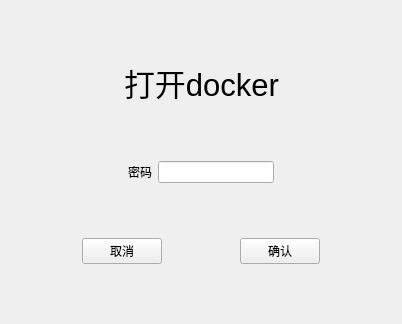
<?xml version="1.0" encoding="UTF-8"?>
<ui version="4.0">
 <class>System</class>
 <widget class="QWidget" name="System">
  <property name="geometry">
   <rect>
    <x>0</x>
    <y>0</y>
    <width>402</width>
    <height>324</height>
   </rect>
  </property>
  <property name="windowTitle">
   <string>Form</string>
  </property>
  <layout class="QVBoxLayout" name="verticalLayout_2">
   <item>
    <layout class="QVBoxLayout" name="verticalLayout">
     <item>
      <spacer name="verticalSpacer_2">
       <property name="orientation">
        <enum>Qt::Vertical</enum>
       </property>
       <property name="sizeHint" stdset="0">
        <size>
         <width>20</width>
         <height>28</height>
        </size>
       </property>
      </spacer>
     </item>
     <item>
      <layout class="QHBoxLayout" name="horizontalLayout_3">
       <item>
        <spacer name="horizontalSpacer_6">
         <property name="orientation">
          <enum>Qt::Horizontal</enum>
         </property>
         <property name="sizeHint" stdset="0">
          <size>
           <width>40</width>
           <height>20</height>
          </size>
         </property>
        </spacer>
       </item>
       <item>
        <widget class="QLabel" name="label">
         <property name="font">
          <font>
           <pointsize>23</pointsize>
          </font>
         </property>
         <property name="text">
          <string>打开docker</string>
         </property>
        </widget>
       </item>
       <item>
        <spacer name="horizontalSpacer_7">
         <property name="orientation">
          <enum>Qt::Horizontal</enum>
         </property>
         <property name="sizeHint" stdset="0">
          <size>
           <width>40</width>
           <height>20</height>
          </size>
         </property>
        </spacer>
       </item>
      </layout>
     </item>
     <item>
      <spacer name="verticalSpacer">
       <property name="orientation">
        <enum>Qt::Vertical</enum>
       </property>
       <property name="sizeHint" stdset="0">
        <size>
         <width>20</width>
         <height>40</height>
        </size>
       </property>
      </spacer>
     </item>
     <item>
      <layout class="QHBoxLayout" name="horizontalLayout">
       <item>
        <spacer name="horizontalSpacer">
         <property name="orientation">
          <enum>Qt::Horizontal</enum>
         </property>
         <property name="sizeHint" stdset="0">
          <size>
           <width>68</width>
           <height>20</height>
          </size>
         </property>
        </spacer>
       </item>
       <item>
        <widget class="QLabel" name="label_pass">
         <property name="text">
          <string>密码</string>
         </property>
        </widget>
       </item>
       <item>
        <widget class="QLineEdit" name="lineEdit"/>
       </item>
       <item>
        <spacer name="horizontalSpacer_2">
         <property name="orientation">
          <enum>Qt::Horizontal</enum>
         </property>
         <property name="sizeHint" stdset="0">
          <size>
           <width>48</width>
           <height>20</height>
          </size>
         </property>
        </spacer>
       </item>
      </layout>
     </item>
     <item>
      <spacer name="verticalSpacer_3">
       <property name="orientation">
        <enum>Qt::Vertical</enum>
       </property>
       <property name="sizeHint" stdset="0">
        <size>
         <width>20</width>
         <height>40</height>
        </size>
       </property>
      </spacer>
     </item>
     <item>
      <layout class="QHBoxLayout" name="horizontalLayout_2">
       <item>
        <spacer name="horizontalSpacer_3">
         <property name="orientation">
          <enum>Qt::Horizontal</enum>
         </property>
         <property name="sizeHint" stdset="0">
          <size>
           <width>40</width>
           <height>20</height>
          </size>
         </property>
        </spacer>
       </item>
       <item>
        <widget class="QPushButton" name="exit">
         <property name="sizePolicy">
          <sizepolicy hsizetype="Expanding" vsizetype="Fixed">
           <horstretch>0</horstretch>
           <verstretch>0</verstretch>
          </sizepolicy>
         </property>
         <property name="text">
          <string>取消</string>
         </property>
        </widget>
       </item>
       <item>
        <spacer name="horizontalSpacer_4">
         <property name="orientation">
          <enum>Qt::Horizontal</enum>
         </property>
         <property name="sizeHint" stdset="0">
          <size>
           <width>40</width>
           <height>20</height>
          </size>
         </property>
        </spacer>
       </item>
       <item>
        <widget class="QPushButton" name="open">
         <property name="sizePolicy">
          <sizepolicy hsizetype="Expanding" vsizetype="Fixed">
           <horstretch>0</horstretch>
           <verstretch>0</verstretch>
          </sizepolicy>
         </property>
         <property name="text">
          <string>确认</string>
         </property>
        </widget>
       </item>
       <item>
        <spacer name="horizontalSpacer_5">
         <property name="orientation">
          <enum>Qt::Horizontal</enum>
         </property>
         <property name="sizeHint" stdset="0">
          <size>
           <width>40</width>
           <height>20</height>
          </size>
         </property>
        </spacer>
       </item>
      </layout>
     </item>
     <item>
      <spacer name="verticalSpacer_4">
       <property name="orientation">
        <enum>Qt::Vertical</enum>
       </property>
       <property name="sizeHint" stdset="0">
        <size>
         <width>20</width>
         <height>38</height>
        </size>
       </property>
      </spacer>
     </item>
    </layout>
   </item>
  </layout>
 </widget>
 <resources/>
 <connections/>
</ui>
